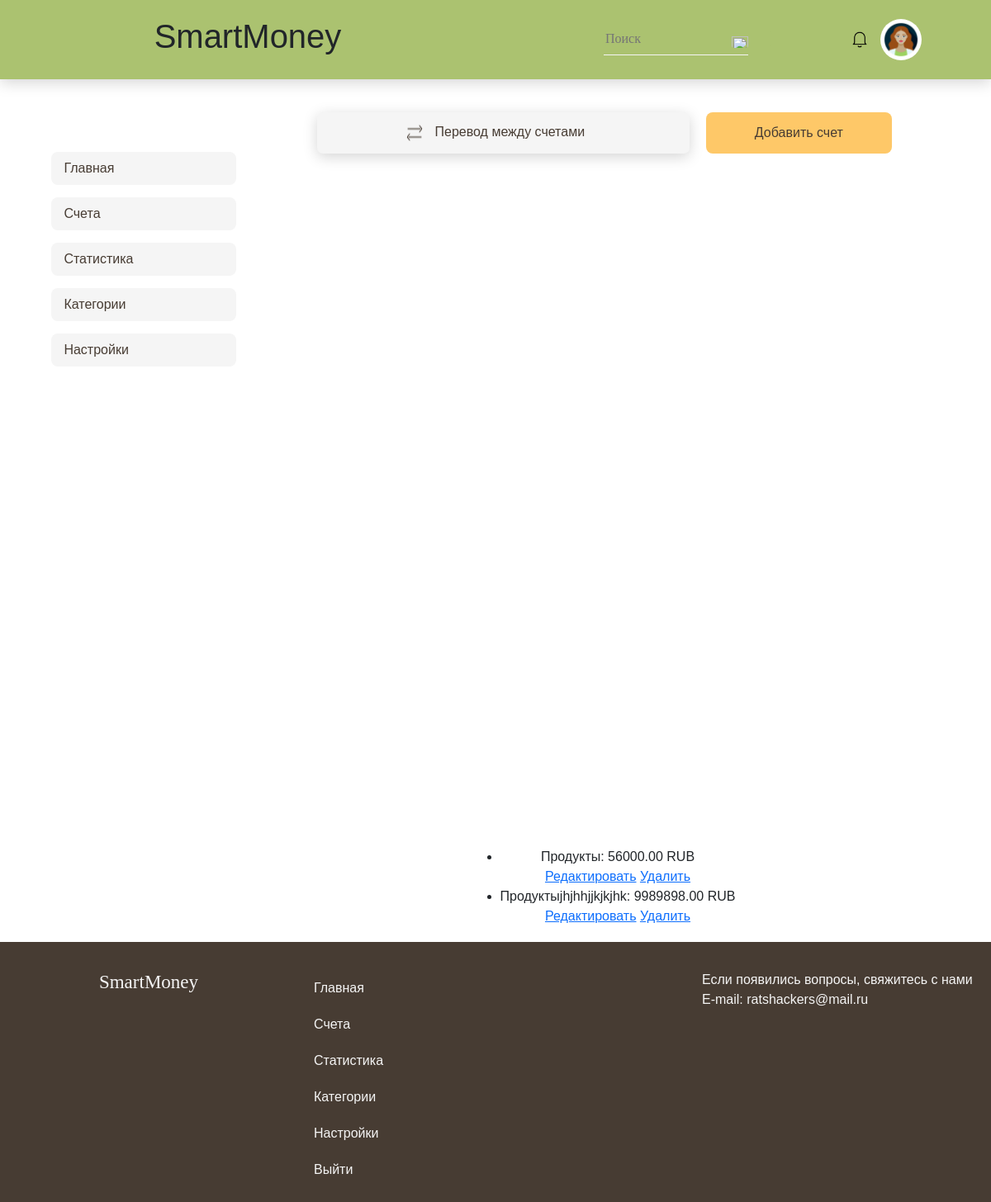
Page /users/accounts/ (signed in) on the committed database.
### users/models.py (models this page shows, shortened)
class Account(models.Model):
    user = models.ForeignKey(AUTH_USER_MODEL, on_delete=models.CASCADE)
    name = models.CharField(max_length=50)
    balance = models.DecimalField(max_digits=10, decimal_places=2, validators=[positive_number_validator])
    color = models.CharField(max_length=7, default="#000000")

### users/views.py (the view)
# urls.py: path('accounts/', account_list, name='accounts'),
@login_required
def account_list(request):
    accounts = Account.objects.filter(user=request.user)
    return render(request, 'profile/accounts/accounts.html', {'accounts': accounts})

### users/templates/users/profile/accounts/accounts.html (shortened to what this page needs)
{% extends 'users/profile/accounts/accounts_base.html' %}
{% load static %}
{% block head %}
  <link href="https://cdn.jsdelivr.net/npm/bootstrap@5.0.2/dist/css/bootstrap.min.css" rel="stylesheet"
>
  <link rel="stylesheet" href="{% static 'css/styleAccounts.css' %}">
{% endblock %}
{% block content %}
<div class="f-block">
    <div class="button-blocks">
        <a class="transfer-button" href="{% url 'transfer' %}">
          <img class="transfer-img" src="/static/images/Iconarrows-accounts.png"/>
          <div class="transfer-title">Перевод между счетами</div>
        </a>
        <a class="add-account-button" href="{% url 'create_account' %}">Добавить счет</a><br>
    </div>
    <div class="accounts-block">
    </div>
    <ul>
    {% for account in accounts %}
      <li>{{ account.name }}: {{ account.balance }} RUB</li>
        <a href="{% url 'edit_account' account.id %}">Редактировать</a>
        <a href="{% url 'delete_account' account.id %}">Удалить</a>
    {% endfor %}
    </ul>
</div>
{% endblock %}

### users/static/css/styleAccounts.css (style rules this page uses)
* { box-sizing: border-box; }
body { margin: 0; font-family: Arial, sans-serif; }
.f-block { display: flex; flex-direction: row; flex-wrap: wrap; width: 70%; height: 815px; margin: 15px; justify-content: center; text-align: center; }
.button-blocks { display: flex; flex-direction: row; flex-wrap: wrap; width: 100%; height: 70px; border-radius: 8px; margin: 15px; justify-content: center; align-items: center; }
.transfer-button { height: 50px; width: 60%; margin: 10px; display: block; padding: 12px 30px; border: 0; background: #F5F5F5; box-shadow: 0px 4px 17px rgba(0, 0, 0, 0.17); border-radius: 7px; text-decoration: none; list-style-type: none; }
.add-account-button { height: 50px; width: 30%; border-radius: 8px; margin: 10px; justify-content: center; background: #FEC868; display: flex; flex-direction: row; flex-wrap: nowrap; align-items: center; text-decoration: none; list-style-type: none; color: #473C33; }
.transfer-img { height: 20px; width: 20px; display: inline-flex; text-decoration: none; list-style-type: none; margin: 0 5px; align-items: center; }
.transfer-title { height: 20px; width: 200px; display: inline-flex; text-decoration: none; list-style-type: none; margin: 0 5px; align-items: center; text-align: center; color: #473C33; }
.accounts-block { width: 87.5%; height: 100%; display: flex; justify-content: center; text-align: center; padding: 15px; background: #FFFFFF; }

### rows in the picture
Account: name "Продукты", balance "56000.00"
Account: name "Продуктыjhjhhjjkjkjhk", balance "9989898.00"
